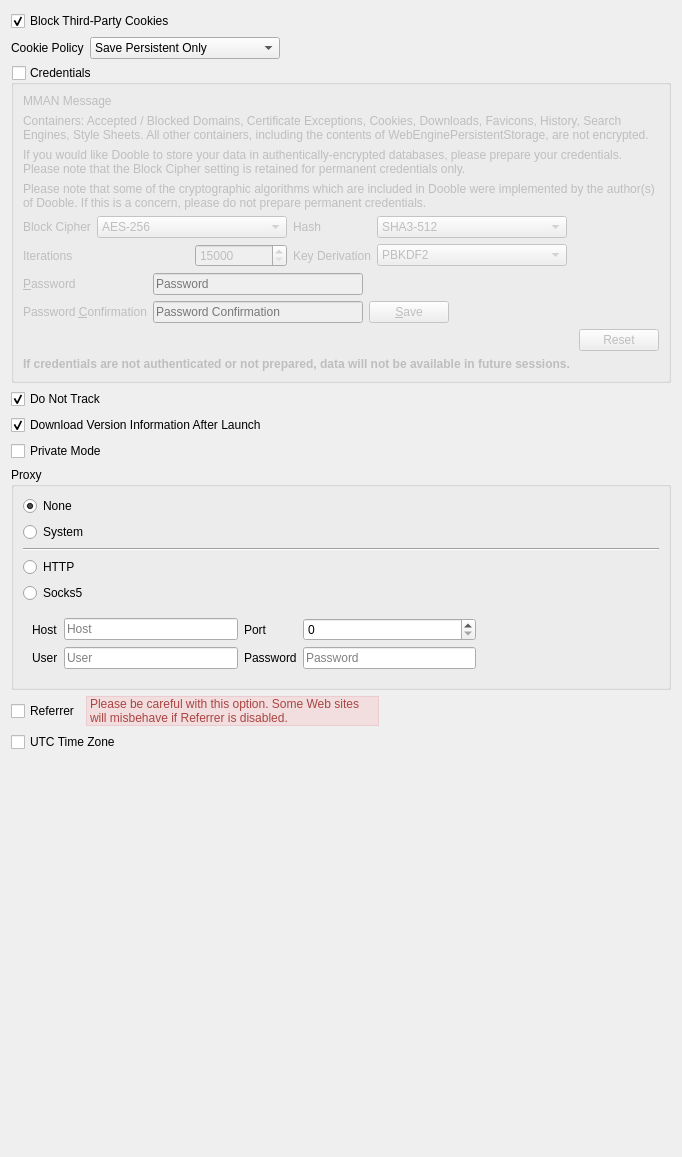
            <widget class="QWidget" name="scrollAreaWidgetContents_3">
             <property name="geometry">
              <rect>
               <x>0</x>
               <y>-350</y>
               <width>682</width>
               <height>1157</height>
              </rect>
             </property>
             <layout class="QVBoxLayout" name="verticalLayout_8">
              <item>
               <widget class="QCheckBox" name="block_third_party_cookies">
                <property name="text">
                 <string>Block Third-Party Cookies</string>
                </property>
                <property name="checked">
                 <bool>true</bool>
                </property>
               </widget>
              </item>
              <item>
               <layout class="QHBoxLayout" name="horizontalLayout_7">
                <item>
                 <widget class="QLabel" name="label_13">
                  <property name="text">
                   <string>Cookie Policy</string>
                  </property>
                 </widget>
                </item>
                <item>
                 <widget class="QComboBox" name="cookie_policy">
                  <property name="currentIndex">
                   <number>2</number>
                  </property>
                  <property name="sizeAdjustPolicy">
                   <enum>QComboBox::AdjustToContents</enum>
                  </property>
                  <property name="minimumContentsLength">
                   <number>20</number>
                  </property>
                  <item>
                   <property name="text">
                    <string>Do Not Save</string>
                   </property>
                  </item>
                  <item>
                   <property name="text">
                    <string>Save All</string>
                   </property>
                  </item>
                  <item>
                   <property name="text">
                    <string>Save Persistent Only</string>
                   </property>
                  </item>
                 </widget>
                </item>
                <item>
                 <spacer name="horizontalSpacer_9">
                  <property name="orientation">
                   <enum>Qt::Horizontal</enum>
                  </property>
                  <property name="sizeHint" stdset="0">
                   <size>
                    <width>40</width>
                    <height>20</height>
                   </size>
                  </property>
                 </spacer>
                </item>
               </layout>
              </item>
              <item>
               <widget class="QGroupBox" name="credentials">
                <property name="toolTip">
                 <string>&lt;html&gt;&lt;head/&gt;&lt;body&gt;&lt;p&gt;If Credentials is not enabled, data will be stored as plaintext.&lt;/p&gt;&lt;/body&gt;&lt;/html&gt;</string>
                </property>
                <property name="title">
                 <string>Credentials</string>
                </property>
                <property name="checkable">
                 <bool>true</bool>
                </property>
                <property name="checked">
                 <bool>false</bool>
                </property>
                <layout class="QVBoxLayout" name="verticalLayout_6">
                 <item>
                  <widget class="QLabel" name="mman_message">
                   <property name="sizePolicy">
                    <sizepolicy hsizetype="Maximum" vsizetype="Preferred">
                     <horstretch>0</horstretch>
                     <verstretch>0</verstretch>
                    </sizepolicy>
                   </property>
                   <property name="text">
                    <string>MMAN Message</string>
                   </property>
                  </widget>
                 </item>
                 <item>
                  <widget class="QLabel" name="label_26">
                   <property name="text">
                    <string>Containers: Accepted / Blocked Domains, Certificate Exceptions, Cookies, Downloads, Favicons, History, Search Engines, Style Sheets. All other containers, including the contents of WebEnginePersistentStorage, are not encrypted.</string>
                   </property>
                   <property name="wordWrap">
                    <bool>true</bool>
                   </property>
                  </widget>
                 </item>
                 <item>
                  <widget class="QLabel" name="label_4">
                   <property name="text">
                    <string>If you would like Dooble to store your data in authentically-encrypted databases, please prepare your credentials. Please note that the Block Cipher setting is retained for permanent credentials only.</string>
                   </property>
                   <property name="wordWrap">
                    <bool>true</bool>
                   </property>
                  </widget>
                 </item>
                 <item>
                  <widget class="QLabel" name="label_5">
                   <property name="text">
                    <string>Please note that some of the cryptographic algorithms which are included in Dooble were implemented by the author(s) of Dooble. If this is a concern, please do not prepare permanent credentials.</string>
                   </property>
                   <property name="wordWrap">
                    <bool>true</bool>
                   </property>
                  </widget>
                 </item>
                 <item>
                  <layout class="QGridLayout" name="gridLayout_2">
                   <item row="1" column="3">
                    <widget class="QLabel" name="label_6">
                     <property name="text">
                      <string>Key Derivation</string>
                     </property>
                    </widget>
                   </item>
                   <item row="0" column="0">
                    <widget class="QLabel" name="label_7">
                     <property name="text">
                      <string>Block Cipher</string>
                     </property>
                    </widget>
                   </item>
                   <item row="1" column="2">
                    <widget class="QSpinBox" name="iterations">
                     <property name="minimum">
                      <number>15000</number>
                     </property>
                     <property name="maximum">
                      <number>999999999</number>
                     </property>
                    </widget>
                   </item>
                   <item row="0" column="3">
                    <widget class="QLabel" name="label_8">
                     <property name="text">
                      <string>Hash</string>
                     </property>
                    </widget>
                   </item>
                   <item row="0" column="4">
                    <widget class="QComboBox" name="hash">
                     <property name="currentIndex">
                      <number>1</number>
                     </property>
                     <property name="sizeAdjustPolicy">
                      <enum>QComboBox::AdjustToContents</enum>
                     </property>
                     <property name="minimumContentsLength">
                      <number>20</number>
                     </property>
                     <item>
                      <property name="text">
                       <string>Keccak-512</string>
                      </property>
                     </item>
                     <item>
                      <property name="text">
                       <string>SHA3-512</string>
                      </property>
                     </item>
                    </widget>
                   </item>
                   <item row="1" column="4">
                    <widget class="QComboBox" name="key_derivation">
                     <property name="sizeAdjustPolicy">
                      <enum>QComboBox::AdjustToContents</enum>
                     </property>
                     <property name="minimumContentsLength">
                      <number>20</number>
                     </property>
                     <item>
                      <property name="text">
                       <string>PBKDF2</string>
                      </property>
                     </item>
                    </widget>
                   </item>
                   <item row="0" column="1" colspan="2">
                    <widget class="QComboBox" name="cipher">
                     <property name="sizeAdjustPolicy">
                      <enum>QComboBox::AdjustToContents</enum>
                     </property>
                     <property name="minimumContentsLength">
                      <number>20</number>
                     </property>
                     <item>
                      <property name="text">
                       <string>AES-256</string>
                      </property>
                     </item>
                     <item>
                      <property name="text">
                       <string>Threefish-256</string>
                      </property>
                     </item>
                    </widget>
                   </item>
                   <item row="1" column="0" colspan="2">
                    <widget class="QLabel" name="label_11">
                     <property name="text">
                      <string>Iterations</string>
                     </property>
                    </widget>
                   </item>
                   <item row="0" column="5">
                    <spacer name="horizontalSpacer_6">
                     <property name="orientation">
                      <enum>Qt::Horizontal</enum>
                     </property>
                     <property name="sizeHint" stdset="0">
                      <size>
                       <width>40</width>
                       <height>20</height>
                      </size>
                     </property>
                    </spacer>
                   </item>
                  </layout>
                 </item>
                 <item>
                  <layout class="QGridLayout" name="gridLayout">
                   <item row="1" column="1">
                    <widget class="QLineEdit" name="password_2">
                     <property name="echoMode">
                      <enum>QLineEdit::Password</enum>
                     </property>
                     <property name="placeholderText">
                      <string>Password Confirmation</string>
                     </property>
                     <property name="clearButtonEnabled">
                      <bool>true</bool>
                     </property>
                    </widget>
                   </item>
                   <item row="0" column="0">
                    <widget class="QLabel" name="label_9">
                     <property name="text">
                      <string>&amp;Password</string>
                     </property>
                     <property name="buddy">
                      <cstring>password_1</cstring>
                     </property>
                    </widget>
                   </item>
                   <item row="0" column="1">
                    <widget class="QLineEdit" name="password_1">
                     <property name="echoMode">
                      <enum>QLineEdit::Password</enum>
                     </property>
                     <property name="placeholderText">
                      <string>Password</string>
                     </property>
                     <property name="clearButtonEnabled">
                      <bool>true</bool>
                     </property>
                    </widget>
                   </item>
                   <item row="1" column="0">
                    <widget class="QLabel" name="label_10">
                     <property name="text">
                      <string>Password &amp;Confirmation</string>
                     </property>
                     <property name="buddy">
                      <cstring>password_2</cstring>
                     </property>
                    </widget>
                   </item>
                   <item row="1" column="2">
                    <widget class="QPushButton" name="save_credentials">
                     <property name="text">
                      <string>&amp;Save</string>
                     </property>
                    </widget>
                   </item>
                   <item row="1" column="3">
                    <spacer name="horizontalSpacer_7">
                     <property name="orientation">
                      <enum>Qt::Horizontal</enum>
                     </property>
                     <property name="sizeHint" stdset="0">
                      <size>
                       <width>40</width>
                       <height>20</height>
                      </size>
                     </property>
                    </spacer>
                   </item>
                  </layout>
                 </item>
                 <item>
                  <layout class="QHBoxLayout" name="horizontalLayout_8">
                   <item>
                    <spacer name="horizontalSpacer_8">
                     <property name="orientation">
                      <enum>Qt::Horizontal</enum>
                     </property>
                     <property name="sizeHint" stdset="0">
                      <size>
                       <width>40</width>
                       <height>20</height>
                      </size>
                     </property>
                    </spacer>
                   </item>
                   <item>
                    <widget class="QPushButton" name="reset_credentials">
                     <property name="toolTip">
                      <string>Remove permanent credentials.</string>
                     </property>
                     <property name="text">
                      <string>Reset</string>
                     </property>
                    </widget>
                   </item>
                  </layout>
                 </item>
                 <item>
                  <widget class="QLabel" name="label_12">
                   <property name="font">
                    <font>
                     <weight>75</weight>
                     <bold>true</bold>
                    </font>
                   </property>
                   <property name="text">
                    <string>If credentials are not authenticated or not prepared, data will not be available in future sessions.</string>
                   </property>
                   <property name="wordWrap">
                    <bool>true</bool>
                   </property>
                  </widget>
                 </item>
                </layout>
               </widget>
              </item>
              <item>
               <widget class="QCheckBox" name="do_not_track">
                <property name="text">
                 <string>Do Not Track</string>
                </property>
                <property name="checked">
                 <bool>true</bool>
                </property>
               </widget>
              </item>
              <item>
               <widget class="QCheckBox" name="download_version_information">
                <property name="text">
                 <string>Download Version Information After Launch</string>
                </property>
                <property name="checked">
                 <bool>true</bool>
                </property>
               </widget>
              </item>
              <item>
               <widget class="QCheckBox" name="private_mode">
                <property name="toolTip">
                 <string>Launch Dooble in a private window.</string>
                </property>
                <property name="text">
                 <string>Private Mode</string>
                </property>
               </widget>
              </item>
              <item>
               <widget class="QGroupBox" name="groupBox_2">
                <property name="title">
                 <string>Proxy</string>
                </property>
                <layout class="QVBoxLayout" name="verticalLayout_9">
                 <item>
                  <layout class="QGridLayout" name="gridLayout_6">
                   <item row="4" column="0">
                    <widget class="QRadioButton" name="proxy_socks5">
                     <property name="text">
                      <string>Socks5</string>
                     </property>
                    </widget>
                   </item>
                   <item row="1" column="0">
                    <widget class="QRadioButton" name="proxy_system">
                     <property name="text">
                      <string>System</string>
                     </property>
                    </widget>
                   </item>
                   <item row="2" column="0">
                    <widget class="Line" name="line">
                     <property name="orientation">
                      <enum>Qt::Horizontal</enum>
                     </property>
                    </widget>
                   </item>
                   <item row="3" column="0">
                    <widget class="QRadioButton" name="proxy_http">
                     <property name="text">
                      <string>HTTP</string>
                     </property>
                    </widget>
                   </item>
                   <item row="0" column="0">
                    <widget class="QRadioButton" name="proxy_none">
                     <property name="text">
                      <string>None</string>
                     </property>
                     <property name="checked">
                      <bool>true</bool>
                     </property>
                    </widget>
                   </item>
                  </layout>
                 </item>
                 <item>
                  <widget class="QFrame" name="proxy_frame">
                   <layout class="QVBoxLayout" name="verticalLayout_17">
                    <item>
                     <layout class="QGridLayout" name="gridLayout_3">
                      <item row="0" column="3">
                       <widget class="QSpinBox" name="proxy_port">
                        <property name="maximum">
                         <number>65535</number>
                        </property>
                       </widget>
                      </item>
                      <item row="1" column="1">
                       <widget class="QLineEdit" name="proxy_user">
                        <property name="placeholderText">
                         <string>User</string>
                        </property>
                        <property name="clearButtonEnabled">
                         <bool>true</bool>
                        </property>
                       </widget>
                      </item>
                      <item row="1" column="2">
                       <widget class="QLabel" name="label_18">
                        <property name="text">
                         <string>Password</string>
                        </property>
                       </widget>
                      </item>
                      <item row="0" column="0">
                       <widget class="QLabel" name="label_15">
                        <property name="text">
                         <string>Host</string>
                        </property>
                       </widget>
                      </item>
                      <item row="0" column="1">
                       <widget class="QLineEdit" name="proxy_host">
                        <property name="placeholderText">
                         <string>Host</string>
                        </property>
                        <property name="clearButtonEnabled">
                         <bool>true</bool>
                        </property>
                       </widget>
                      </item>
                      <item row="0" column="2">
                       <widget class="QLabel" name="label_16">
                        <property name="text">
                         <string>Port</string>
                        </property>
                       </widget>
                      </item>
                      <item row="1" column="3">
                       <widget class="QLineEdit" name="proxy_password">
                        <property name="echoMode">
                         <enum>QLineEdit::Password</enum>
                        </property>
                        <property name="placeholderText">
                         <string>Password</string>
                        </property>
                        <property name="clearButtonEnabled">
                         <bool>true</bool>
                        </property>
                       </widget>
                      </item>
                      <item row="1" column="0">
                       <widget class="QLabel" name="label_17">
                        <property name="text">
                         <string>User</string>
                        </property>
                       </widget>
                      </item>
                      <item row="1" column="4">
                       <spacer name="horizontalSpacer_11">
                        <property name="orientation">
                         <enum>Qt::Horizontal</enum>
                        </property>
                        <property name="sizeHint" stdset="0">
                         <size>
                          <width>40</width>
                          <height>20</height>
                         </size>
                        </property>
                       </spacer>
                      </item>
                     </layout>
                    </item>
                   </layout>
                  </widget>
                 </item>
                </layout>
               </widget>
              </item>
              <item>
               <layout class="QHBoxLayout" name="horizontalLayout_9">
                <item>
                 <widget class="QCheckBox" name="referrer">
                  <property name="sizePolicy">
                   <sizepolicy hsizetype="Maximum" vsizetype="Fixed">
                    <horstretch>0</horstretch>
                    <verstretch>0</verstretch>
                   </sizepolicy>
                  </property>
                  <property name="text">
                   <string>Referrer</string>
                  </property>
                 </widget>
                </item>
                <item>
                 <widget class="QLabel" name="qtwebengine_dictionaries_warning_label_2">
                  <property name="sizePolicy">
                   <sizepolicy hsizetype="Expanding" vsizetype="Preferred">
                    <horstretch>0</horstretch>
                    <verstretch>0</verstretch>
                   </sizepolicy>
                  </property>
                  <property name="styleSheet">
                   <string notr="true">QLabel {background-color: #f2dede; border: 1px solid #ebccd1; color:#a94442;}
</string>
                  </property>
                  <property name="text">
                   <string>&lt;html&gt;&lt;head/&gt;&lt;body&gt;&lt;p&gt;Please be careful with this option. Some Web sites will misbehave if Referrer is disabled.&lt;/p&gt;&lt;/body&gt;&lt;/html&gt;</string>
                  </property>
                  <property name="wordWrap">
                   <bool>true</bool>
                  </property>
                 </widget>
                </item>
                <item>
                 <spacer name="horizontalSpacer_25">
                  <property name="orientation">
                   <enum>Qt::Horizontal</enum>
                  </property>
                  <property name="sizeHint" stdset="0">
                   <size>
                    <width>40</width>
                    <height>20</height>
                   </size>
                  </property>
                 </spacer>
                </item>
               </layout>
              </item>
              <item>
               <widget class="QCheckBox" name="utc_time_zone">
                <property name="toolTip">
                 <string>&lt;html&gt;&lt;head/&gt;&lt;body&gt;&lt;p&gt;Please restart Dooble if UTC Time Zone is modified.&lt;/p&gt;&lt;/body&gt;&lt;/html&gt;</string>
                </property>
                <property name="text">
                 <string>UTC Time Zone</string>
                </property>
               </widget>
              </item>
              <item>
               <spacer name="verticalSpacer_5">
                <property name="orientation">
                 <enum>Qt::Vertical</enum>
                </property>
                <property name="sizeHint" stdset="0">
                 <size>
                  <width>20</width>
                  <height>40</height>
                 </size>
                </property>
               </spacer>
              </item>
             </layout>
            </widget>
